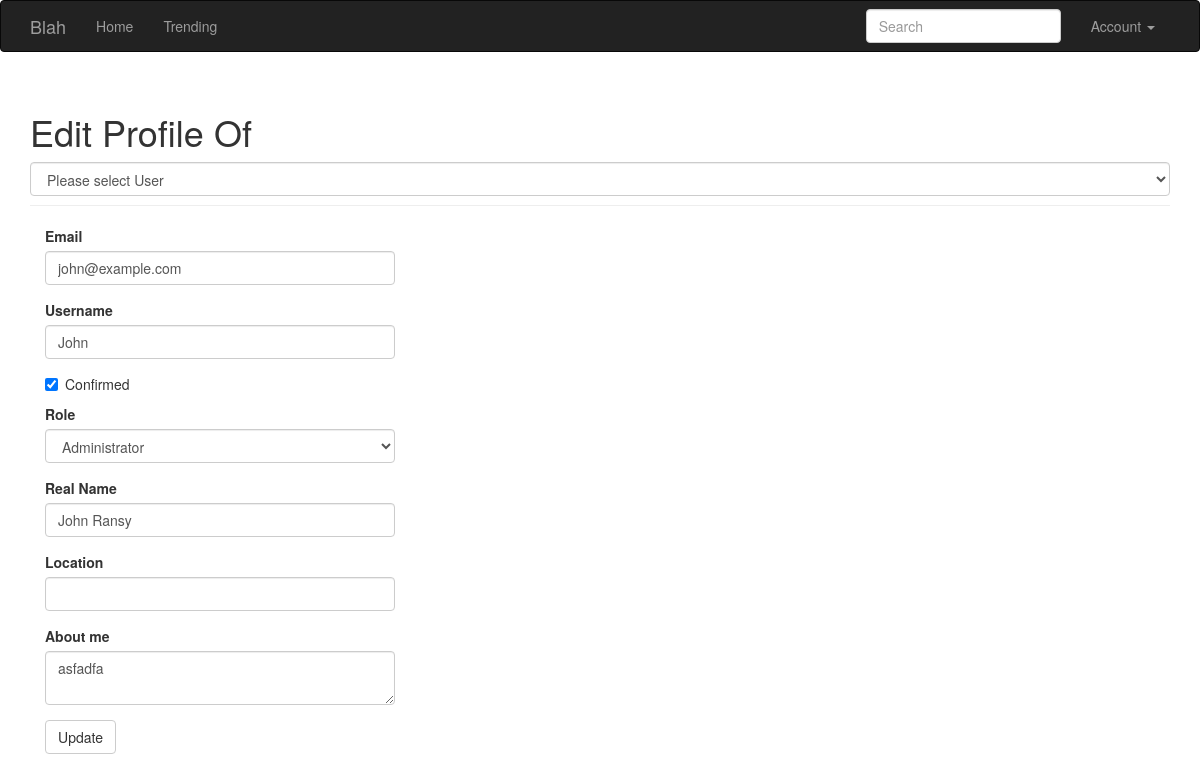
The page /edit-profile/1 (signed in) on the database its author committed.
### app/models.py (models this page shows, shortened)
class User(UserMixin, db.Model):
    __tablename__ = 'users'
    id = db.Column(db.Integer, primary_key=True)
    email = db.Column(db.String(64), unique=True, index=True)
    username = db.Column(db.String(64), unique=True, index=True)
    role_id = db.Column(db.Integer, db.ForeignKey('roles.id'))
    password_hash = db.Column(db.String(128))
    confirmed = db.Column(db.Boolean, default=False)
    name = db.Column(db.String(64))
    location = db.Column(db.String(64))
    about_me = db.Column(db.Text())
    member_since = db.Column(db.DateTime(), default=datetime.utcnow)
    last_seen = db.Column(db.DateTime(), default=datetime.utcnow)
    avatar_hash = db.Column(db.String(32))
    posts = db.relationship('Post', backref='author', lazy='dynamic')
    followed = db.relationship('Follow',
                               foreign_keys=[Follow.follower_id],
                               backref=db.backref('follower', lazy='joined'),
                               lazy='dynamic',
                               cascade='all, delete-orphan')
    followers = db.relationship('Follow',
                                foreign_keys=[Follow.followed_id],
                                backref=db.backref('followed', lazy='joined'),
                                lazy='dynamic',
                                cascade='all, delete-orphan')
    @property
    def password(self):
        raise AttributeError('Password is not a readable attribute')
    def ping(self):
        self.last_seen = datetime.utcnow()
        db.session.add(self)
    def can(self, perm):
        return self.role is not None and self.role.has_permission(perm)
    def is_administrator(self):
        return self.can(Permission.ADMIN)

### app/main/views.py (the view, shortened to what this page needs)
@main.route('/edit-profile/<int:id>', methods=['GET', 'POST'])
@login_required
@admin_required
def edit_profile_admin(id):
    allUsers = User.query.all()
    user = User.query.get_or_404(id)
    form = EditProfileAdminForm(user=user)
    form.email.data = user.email
    form.username.data = user.username
    form.confirmed.data = user.confirmed
    form.role.data = user.role_id
    form.name.data = user.name
    form.location.data = user.location
    form.about_me.data = user.about_me
    return render_template('edit_profile.html', form=form, user=user, allUsers=allUsers)

### app/main/forms.py (shortened to what this page needs)
class SearchForm(FlaskForm):
    q = StringField(_l('Search'), validators=[DataRequired()])
    def __init__(self, *args, **kwargs):
        if 'formdata' not in kwargs:
            kwargs['formdata'] = request.args
        if 'csrf_enabled' not in kwargs:
            kwargs['csrf_enabled'] = False
        super(SearchForm, self).__init__(*args, **kwargs)

class EditProfileAdminForm(FlaskForm):
    email = StringField('Email', validators=[DataRequired(), Length(1, 64),
                                             Email()])
    username = StringField('Username', validators=[
        DataRequired(), Length(1, 64),
        Regexp('^[A-Za-z][A-Za-z0-9_.]*$', 0,
               'Usernames must have only letters, numbers, dots or '
               'underscores')])
    confirmed = BooleanField('Confirmed')
    role = SelectField('Role', coerce=int)
    name = StringField('Real Name', validators=[Length(0, 64)])
    location = StringField('Location', validators=[Length(0, 64)])
    about_me = TextAreaField('About me')
    submit = SubmitField('Update')
    def __init__(self, user, *args, **kwargs):
        super(EditProfileAdminForm, self).__init__(*args, **kwargs)
        self.role.choices = [(role.id, role.name)
                             for role in Role.query.order_by(Role.name).all()]
        self.user = user

### app/auth/views.py (called while the page is built)
@auth.before_app_request
def before_request():
    if current_user.is_authenticated:
        current_user.ping()
        if not current_user.confirmed \
                and request.endpoint \
                and request.blueprint != 'auth' \
                and request.endpoint != 'static':
            return redirect(url_for('auth.unconfirmed'))

### app/main/__init__.py (called while the page is built)
@main.app_context_processor
def inject_permissions():
    return dict(Permission=Permission)

### app/main/views.py (called while the page is built)
@main.before_app_request
def before_request():
    current_user.last_seen = datetime.utcnow()
    db.session.commit()
    g.search_form = SearchForm()
    g.locale = str(get_locale())

### app/models.py (called while the page is built)
@login_manager.user_loader
def load_user(user_id):
    return User.query.get(int(user_id))

    @classmethod
    def before_commit(cls, session):
        session._changes = {
            'add': list(session.new),
            'update': list(session.dirty),
            'delete': list(session.deleted)
        }

    def has_permission(self, perm):
        return self.permissions & perm == perm

### app/templates/edit_profile.html (shortened to what this page needs)
{% extends "base.html" %}
{% import "bootstrap/wtf.html" as wtf %}
{% block page_content %}
<div class="page-header">
    {% if current_user.is_administrator() and allUsers %}
    <h1>Edit Profile Of</h1>
    <select class="form-control" name= users method="GET" action="/" onchange="location = this.options[this.selectedIndex].value;">
      <option>Please select User</option>
    </select>
    {% else %}
    <h1>Edit Your Profile</h1>
    {% endif %}
</div>
<div class="col-md-4">
    {{ wtf.quick_form(form) }}
</div>
{% endblock %}

### rows shown on the page
User: email "john@example.com", username "John", confirmed "☑", role "Administrator", name "John Ransy", about_me "asfadfa"
